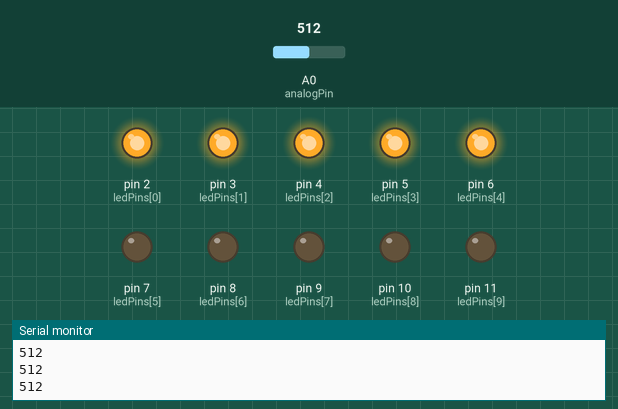
This sketch was run on a simulated Arduino Uno, built with avr-gcc and run on an emulated ATmega328P. Shown: output pins drawn as LEDs (lit = HIGH), the last lines printed to the serial monitor. The inputs (shaded band) are chosen by the test bench; at power-on: A0 (analogPin) = 512.

Above: at 1.3 s.
1.4 s: A0 (analogPin) set to 546
3.2 s: A0 (analogPin) set to 570
At 5.1 s:
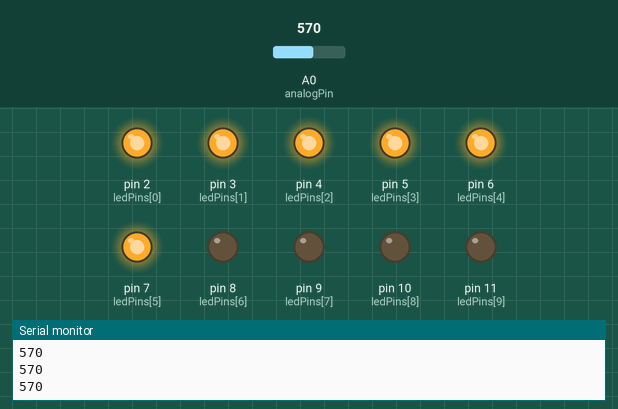
5.5 s: A0 (analogPin) set to 609
7.2 s: A0 (analogPin) set to 627
At 8.3 s:
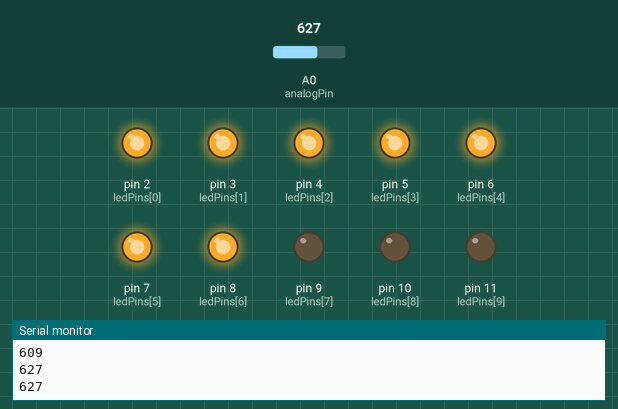
9.5 s: A0 (analogPin) set to 661
11.2 s: A0 (analogPin) set to 692
At 12.7 s:
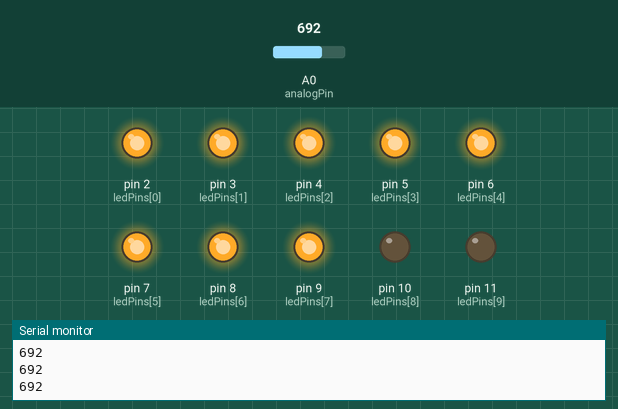
Timing chart, 0 to 14.2 s (numbered marks = the images above; inputs shaded):
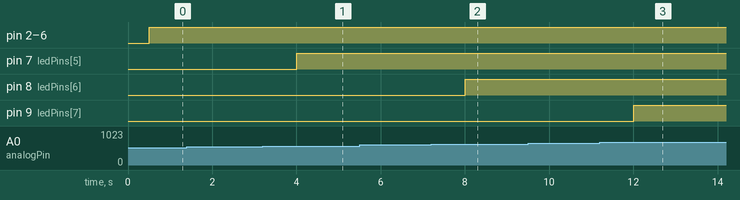

The sketch:

MQ-2_bargraph.ino
```cpp
const int analogPin = A0;    // the pin that the potentiometer is attached to
const int ledCount = 10;    // the number of LEDs in the bar graph

int ledPins[] = {
  2,3,4,5,6,7,8,9,10,11 // Here we have the number of LEDs to use in the BarGraph
  };


void setup() {

  for (int thisLed = 0; thisLed < ledCount; thisLed++) {
    pinMode(ledPins[thisLed], OUTPUT);
    Serial.begin(9600);
  }
  }

void loop() {
  //This is the code to light up LED's
  int sensorReading = analogRead(analogPin);
  Serial.println(sensorReading);
  delay(500);

  int ledLevel = map(sensorReading, 200, 800, 0, ledCount);


  for (int thisLed = 0; thisLed < ledCount; thisLed++) {

    if (thisLed < ledLevel) {
      digitalWrite(ledPins[thisLed], HIGH);
    }

    else {
      digitalWrite(ledPins[thisLed], LOW);
    }
  }
}
```

Measured:
- the behaviour switches between 559 and 560 on A0 (analogPin) (found by bisection; images 0 and 1)
- the behaviour switches between 619 and 620 on A0 (analogPin) (found by bisection; images 1 and 2)
- the behaviour switches between 679 and 680 on A0 (analogPin) (found by bisection; images 2 and 3)
- after the input at 3.2 s, pin 7 (ledPins[5]): LOW → HIGH after 0.80 s
- after the input at 7.2 s, pin 8 (ledPins[6]): LOW → HIGH after 0.81 s
- after the input at 11.2 s, pin 9 (ledPins[7]): LOW → HIGH after 0.81 s
